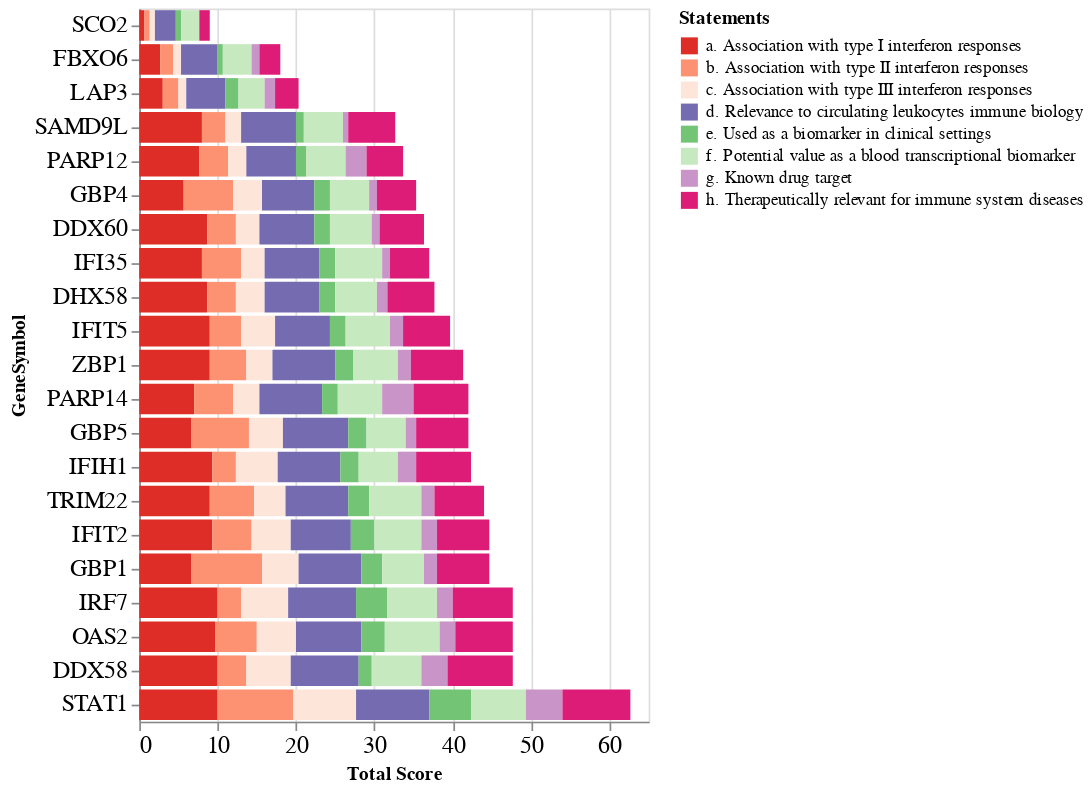

The notebook cell saved with this chart:
### Code cell
barplot_Scores

### Figure 1 — Vega-Lite specification as saved in the notebook (floating-point values rounded to 4 significant figures; data arrays with more than 128 entries replaced by an {"elided": "..."} marker saying what was removed)
{"config": {"view": {"continuousWidth": 300, "continuousHeight": 300}}, "data": {"name": "data-8932d0a9992f45888e3dd8414d036695"}, "mark": {"type": "bar"}, "encoding": {"color": {"field": "Statements", "legend": {"labelLimit": 500}, "scale": {"domain": ["a. Association with type I interferon responses", "b. Association with type II interferon responses", "c. Association with type III interferon responses", "d. Relevance to circulating leukocytes immune biology", "e. Used as a biomarker in clinical settings", "f. Potential value as a blood transcriptional biomarker", "g. Known drug target", "h. Therapeutically relevant for immune system diseases"], "range": ["#de2d26", "#fc9272", "#fee5d9", "#756bb1", "#74c476", "#c7e9c0", "#c994c7", "#dd1c77"]}, "type": "nominal"}, "x": {"axis": {"labelFontSize": 14, "title": "Total Score"}, "field": "score", "type": "quantitative"}, "y": {"axis": {"labelFontSize": 14}, "field": "GeneSymbol", "sort": ["SCO2", "FBXO6", "LAP3", "SAMD9L", "PARP12", "GBP4", "DDX60", "IFI35", "DHX58", "IFIT5", "ZBP1", "PARP14", "GBP5", "IFIH1", "TRIM22", "IFIT2", "GBP1", "IRF7", "OAS2", "DDX58", "STAT1"], "type": "nominal"}}, "$schema": "https://vega.github.io/schema/vega-lite/v5.16.3.json", "datasets": {"data-8932d0a9992f45888e3dd8414d036695": {"elided": "168 records"}}}
